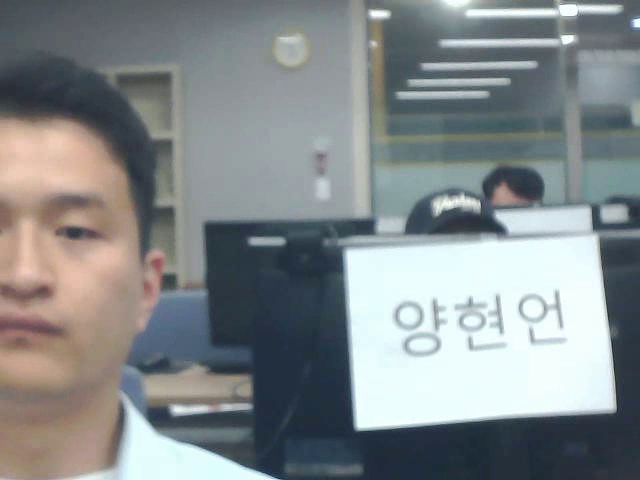
#> input picture frame 13 of cv/record.avi, 640 x 480 px, given in place of test.mp4, which was not available
$ python '옵티컬플로우.py'
#> lines starting #> are read from the running program, lines starting #| are printed output that depends on the picture
import numpy as np, cv2

cap = cv2.VideoCapture('test.mp4')
fps = cap.get(cv2.CAP_PROP_FPS) # 프레임 수 구하기
delay = int(1000/fps)
# 추적 경로를 그리기 위한 랜덤 색상
color = np.random.randint(0,255,(200,3))
lines = None  #추적 선을 그릴 이미지 저장 변수
prevImg = None  # 이전 프레임 저장 변수
# calcOpticalFlowPyrLK 중지 요건 설정
termcriteria =  (cv2.TERM_CRITERIA_EPS | cv2.TERM_CRITERIA_COUNT, 10, 0.03)

while cap.isOpened():
    ret,frame = cap.read()
#> frame is the input picture: shape (480, 640, 3); mean B, G, R 139.4, 137.7, 131.7
    if not ret:
        break
    img_draw = frame.copy()
    gray = cv2.cvtColor(frame, cv2.COLOR_BGR2GRAY)
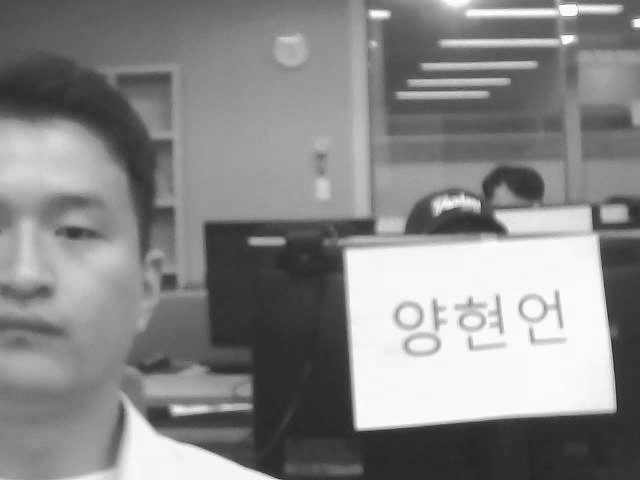
#> gray: shape (480, 640); min 23, max 254, mean 136.1
    # 최초 프레임 경우
    if prevImg is None:
        prevImg = gray
        # 추적선 그릴 이미지를 프레임 크기에 맞게 생성
        lines = np.zeros_like(frame)
        # 추적 시작을 위한 코너 검출  ---①
        prevPt = cv2.goodFeaturesToTrack(prevImg, 200, 0.01, 10)
#> prevPt = 200 rows, first 8: [578, 11], [634, 20], [559, 6], [573, 36], [561, 36], [277, 478], [436, 214], [465, 196]
    else:
        nextImg = gray
        # 옵티컬 플로우로 다음 프레임의 코너점  찾기 ---②
        nextPt, status, err = cv2.calcOpticalFlowPyrLK(prevImg, nextImg, \
                                        prevPt, None, criteria=termcriteria)
        # 대응점이 있는 코너, 움직인 코너 선별 ---③
        prevMv = prevPt[status==1]
        nextMv = nextPt[status==1]
        for i,(p, n) in enumerate(zip(prevMv, nextMv)):
            px,py = p.ravel().astype(np.int32)
            nx,ny = n.ravel().astype(np.int32)
            # 이전 코너와 새로운 코너에 선그리기 ---④
            cv2.line(lines, (px, py), (nx,ny), color[i].tolist(), 2)
            # 새로운 코너에 점 그리기
            cv2.circle(img_draw, (nx,ny), 2, color[i].tolist(), -1)
        # 누적된 추적 선을 출력 이미지에 합성 ---⑤
        img_draw = cv2.add(img_draw, lines)
        # 다음 프레임을 위한 프레임과 코너점 이월
        prevImg = nextImg
        prevPt = nextMv.reshape(-1,1,2)

    cv2.imshow('OpticalFlow-LK', img_draw)
    key = cv2.waitKey(delay)
#> (key Esc is pressed here)
    if key == 27 : # Esc:종료
        break
    elif key == 8: # Backspace:추적 이력 지우기
        prevImg = None
cv2.destroyAllWindows()
cap.release()

$ run again, starting later in the video
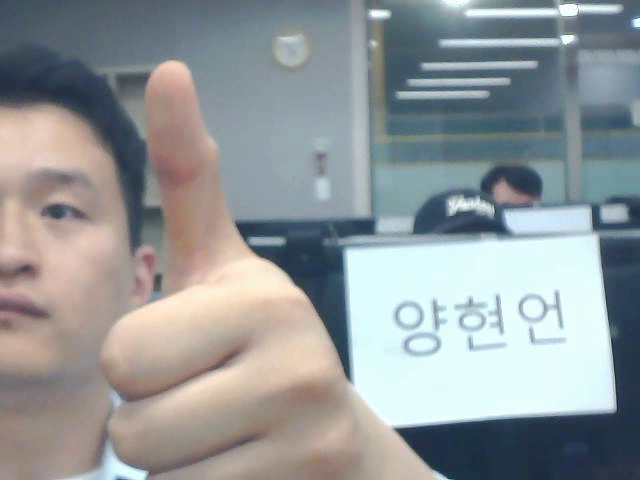
#> input picture frame 62 of cv/record.avi, 640 x 480 px, given in place of test.mp4, which was not available
#> frame is the input picture: shape (480, 640, 3); mean B, G, R 154.1, 152.1, 146.5
#> `gray = cv2.cvtColor(frame, cv2.COLOR_BGR2GRAY)`:
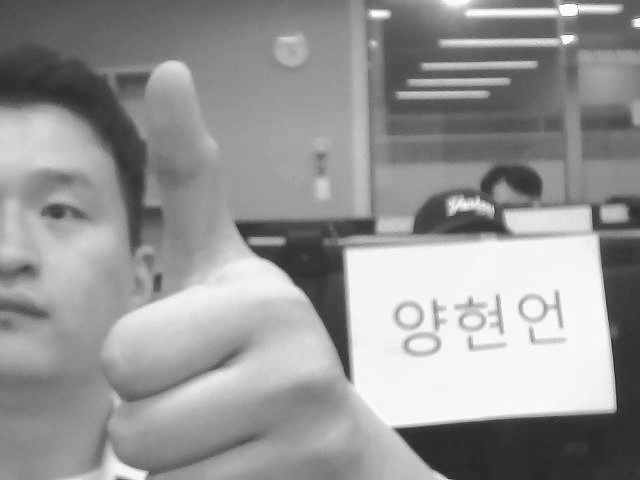
#> gray: shape (480, 640); min 29, max 255, mean 150.6
#> prevPt = 200 rows, first 8: [395, 429], [561, 36], [577, 5], [634, 20], [448, 478], [559, 5], [573, 36], [478, 198]

$ run again, starting later in the video
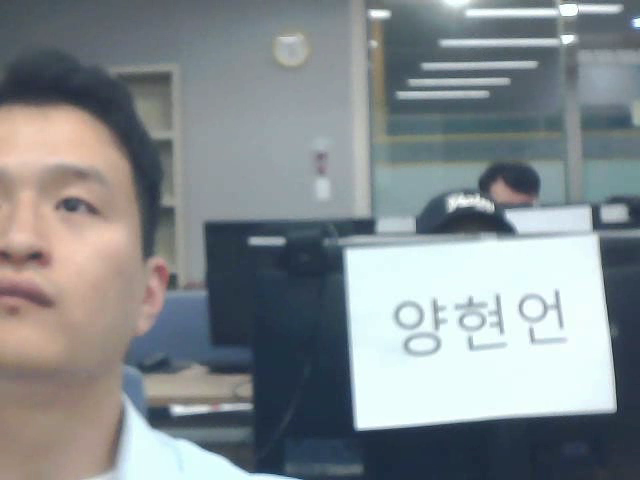
#> input picture frame 111 of cv/record.avi, 640 x 480 px, given in place of test.mp4, which was not available
#> frame is the input picture: shape (480, 640, 3); mean B, G, R 142.4, 139, 132.1
#> `gray = cv2.cvtColor(frame, cv2.COLOR_BGR2GRAY)`:
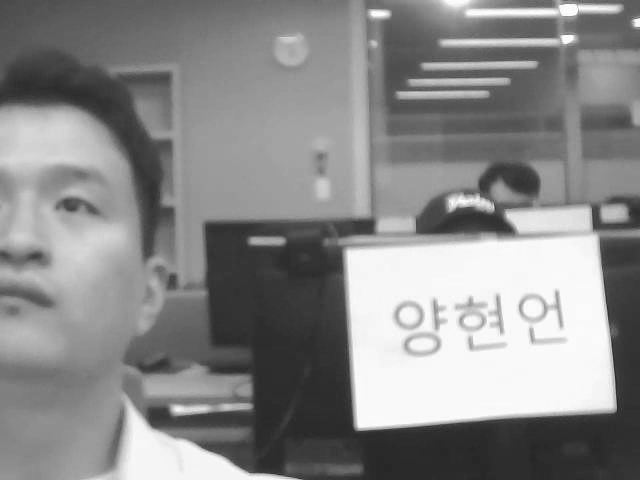
#> gray: shape (480, 640); min 31, max 255, mean 137.3
#> prevPt = 200 rows, first 8: [634, 20], [561, 36], [578, 10], [573, 36], [559, 5], [481, 196], [493, 210], [593, 230]
